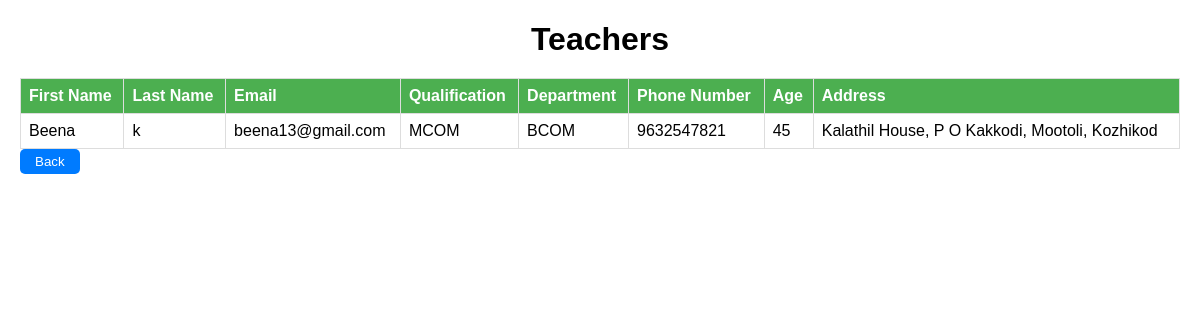
Screenshot of /view_teachers_by_dep/1/ with the database file from the repository.
### Home/models.py (models this page shows, shortened)
class Teacher(models.Model):
    user = models.OneToOneField(User, on_delete=models.CASCADE)
    department = models.ForeignKey(Department, on_delete=models.CASCADE)
    first_name = models.CharField(max_length=50)
    last_name = models.CharField(max_length=50)
    qualification=models.CharField(max_length=50)
    email = models.EmailField(max_length=50)
    phone_number = models.IntegerField()
    age = models.IntegerField()
    address = models.CharField(max_length=50)

class Department(models.Model):
    Department_name=models.CharField(max_length=50)

### Home/views.py (the view)
# urls.py: path('view_teachers_by_dep/<int:department_id>/',views.view_teachers_by_dep,name='view_teachers_by_dep'),
def view_teachers_by_dep(request, department_id):
    if department_id:
        department = Department.objects.get(id=department_id)
        teachers = Teacher.objects.filter(department=department)
    return render(request, 'view_teacher.html', {'teachers': teachers, 'department_id': department_id})

### Home/templates/view_teacher.html (shortened to what this page needs)
<!DOCTYPE html>
<html>
<head>
</head>
<body>
    <h1>Teachers</h1>
    <table border="1px" width="50%">
        <thead>
            <tr>
                <th>First Name</th>
                <th>Last Name</th>
                <th>Email</th>
                <th>Qualification</th>
                <th>Department</th>
                <th>Phone Number</th>
                <th>Age</th>
                <th>Address</th>
            </tr>
        </thead>
        <tbody>
            {% for teacher in teachers %}
            <tr>
                <td>{{ teacher.first_name }}</td>
                <td>{{ teacher.last_name }}</td>
                <td>{{ teacher.email }}</td>
                <td>{{ teacher.qualification }}</td>
                <td>{{ teacher.department.Department_name }}</td>
                <td>{{ teacher.phone_number }}</td>
                <td>{{ teacher.age }}</td>
                <td>{{ teacher.address }}</td>
            </tr>
            {% endfor %}
        </tbody>
    </table>
    <a href="/home/"><button>Back</button></a>
</body>
</html>

### Home/templates/view_teacher.html (style rules this page uses)
body { font-family: Arial, sans-serif; margin: 20px; }
h1 { text-align: center; margin-bottom: 20px; }
table { width: 100%; border-collapse: collapse; margin: auto; }
th, td { border: 1px solid #ddd; padding: 8px; text-align: left; }
th { background-color: #4CAF50; color: white; }
button { padding: 5px 15px; background-color: #007bff; border: none; color: white; cursor: pointer; border-radius: 5px; }

### rows the page displays
Teacher: first_name "Beena", last_name "k", email "beena13@gmail.com", qualification "MCOM", department.Department_name "BCOM", phone_number "9632547821", age "45", address "Kalathil House, P O Kakkodi, Mootoli, Kozhikod"
